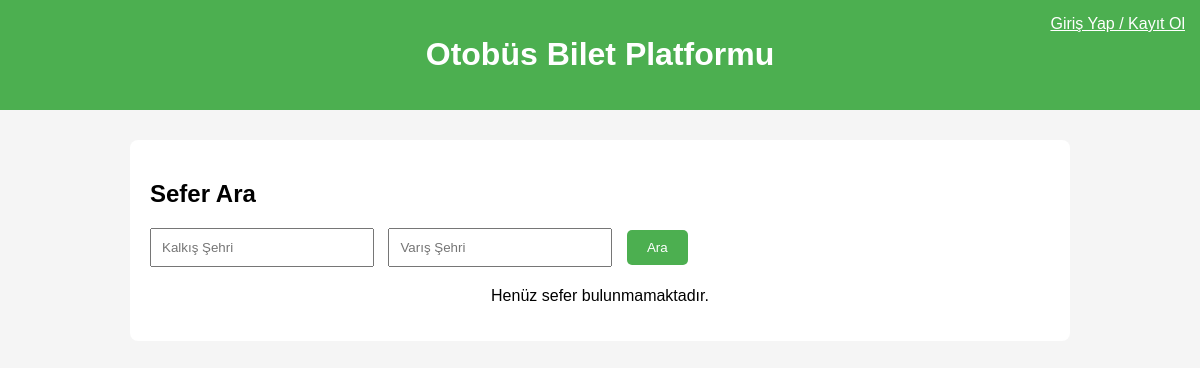
/home.php, run on an earlier commit of the app's database.
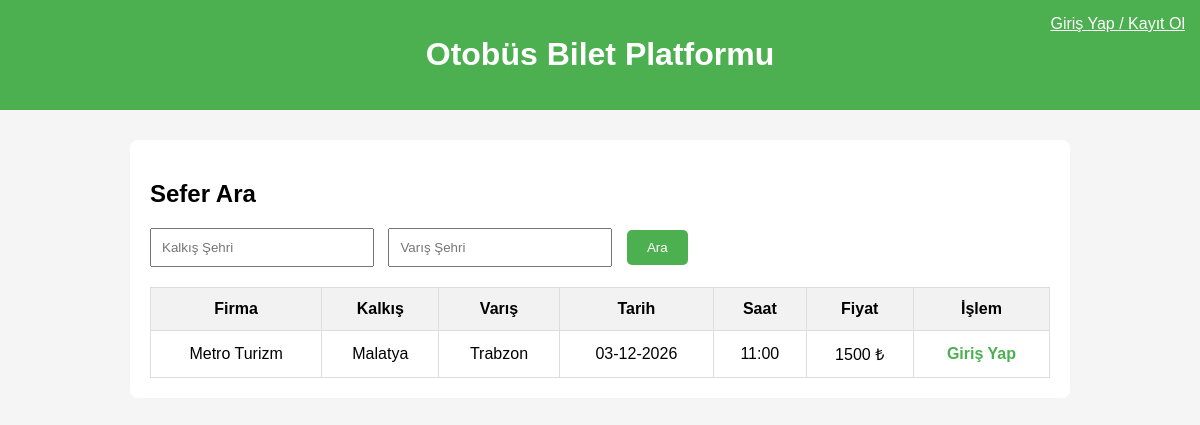
And on a later commit of the database.
### tables this page shows
CREATE TABLE Trips (
    id TEXT PRIMARY KEY,
    company_id TEXT NOT NULL,
    destination_city TEXT NOT NULL,
    arrival_time DATETIME NOT NULL,
    departure_time DATETIME NOT NULL,
    departure_city TEXT NOT NULL,
    price INTEGER NOT NULL,
    capacity INTEGER NOT NULL,
    created_date TIMESTAMP DEFAULT CURRENT_TIMESTAMP,
    FOREIGN KEY (company_id) REFERENCES Bus_Company(id)
);

CREATE TABLE Bus_Company (
    id TEXT PRIMARY KEY,
    name TEXT UNIQUE NOT NULL,
    logo_path TEXT,
    created_at TIMESTAMP DEFAULT CURRENT_TIMESTAMP
);

### home.php (the view, shortened to what this page needs)
<?php
require_once 'includes/config.php';
$trips = [];
if ($_SERVER['REQUEST_METHOD'] === 'POST' && isset($_POST['search_trip'])) {
    $departure = $_POST['departure'];
    $arrival = $_POST['arrival'];
    $stmt = $db->prepare("SELECT t.*, b.name AS company_name
                          FROM Trips t
                          JOIN Bus_Company b ON t.company_id = b.id
                          WHERE t.departure_city LIKE :dep AND t.destination_city LIKE :arr
                          ORDER BY t.departure_time ASC");
    $stmt->execute([
        ':dep' => "%$departure%",
        ':arr' => "%$arrival%"
    ]);
    $trips = $stmt->fetchAll(PDO::FETCH_ASSOC);
    if (!$trips) {
        $message = "Aradığınız kriterlere uygun sefer bulunamadı.";
    }
} else {
    $stmt = $db->query("SELECT t.*, b.name AS company_name
                        FROM Trips t
                        JOIN Bus_Company b ON t.company_id = b.id
                        ORDER BY t.departure_time ASC");
    $trips = $stmt->fetchAll(PDO::FETCH_ASSOC);
}
?>
<!DOCTYPE html>
<html lang="tr">
<head>
</head>
<body>
<header>
    <h1>Otobüs Bilet Platformu</h1>
    <?php if(isset($_SESSION['user_id'])): ?>
        <span>Hoş geldin, <?php echo htmlspecialchars($_SESSION['full_name']); ?>!</span>
        <a class="logout" href="logout.php" style="color:white;">Çıkış yap</a>
    <?php else: ?>
        <a class="logout" href="login.php" style="color:white;">Giriş Yap / Kayıt Ol</a>
    <?php endif; ?>
</header>
<div class="container">
    <h2>Sefer Ara</h2>
    <form method="POST">
        <input type="text" name="departure" placeholder="Kalkış Şehri" required>
        <input type="text" name="arrival" placeholder="Varış Şehri" required>
        <button type="submit" name="search_trip">Ara</button>
    </form>
    <?php if($trips): ?>
        <table>
            <tr>
                <th>Firma</th>
                <th>Kalkış</th>
                <th>Varış</th>
                <th>Tarih</th>
                <th>Saat</th>
                <th>Fiyat</th>
                <th>İşlem</th>
            </tr>
            <?php foreach($trips as $trip): ?>
                <tr>
                    <td><?php echo htmlspecialchars($trip['company_name']); ?></td>
                    <td><?php echo htmlspecialchars($trip['departure_city']); ?></td>
                    <td><?php echo htmlspecialchars($trip['destination_city']); ?></td>
                    <td><?php echo date('d-m-Y', strtotime($trip['departure_time'])); ?></td>
                    <td><?php echo date('H:i', strtotime($trip['departure_time'])); ?></td>
                    <td><?php echo $trip['price']; ?> ₺</td>
                    <td>
                        <?php if(isset($_SESSION['user_id']) && $_SESSION['role'] === 'user'): ?>
                            <a class="btn-link" href="buy_ticket.php?trip_id=<?php echo $trip['id']; ?>">Bilet Al</a>
                        <?php else: ?>
                            <a class="btn-link" href="login.php">Giriş Yap</a>
                        <?php endif; ?>
                    </td>
                </tr>
            <?php endforeach; ?>
        </table>
    <?php else: ?>
        <p style="text-align:center; margin-top:20px;">Henüz sefer bulunmamaktadır.</p>
    <?php endif; ?>
</div>
</body>
</html>

What changed in the data, as far as the page shows it:
added trips: company.name "Metro Turizm", departure_city "Malatya", destination_city "Trabzon", departure_time "03-12-2026", departure_time "11:00", price "1500"
Also different on the page:
text no longer shown: "Henüz sefer bulunmamaktadır."
text now shown: "Firma Kalkış Varış Tarih Saat Fiyat İşlem"
